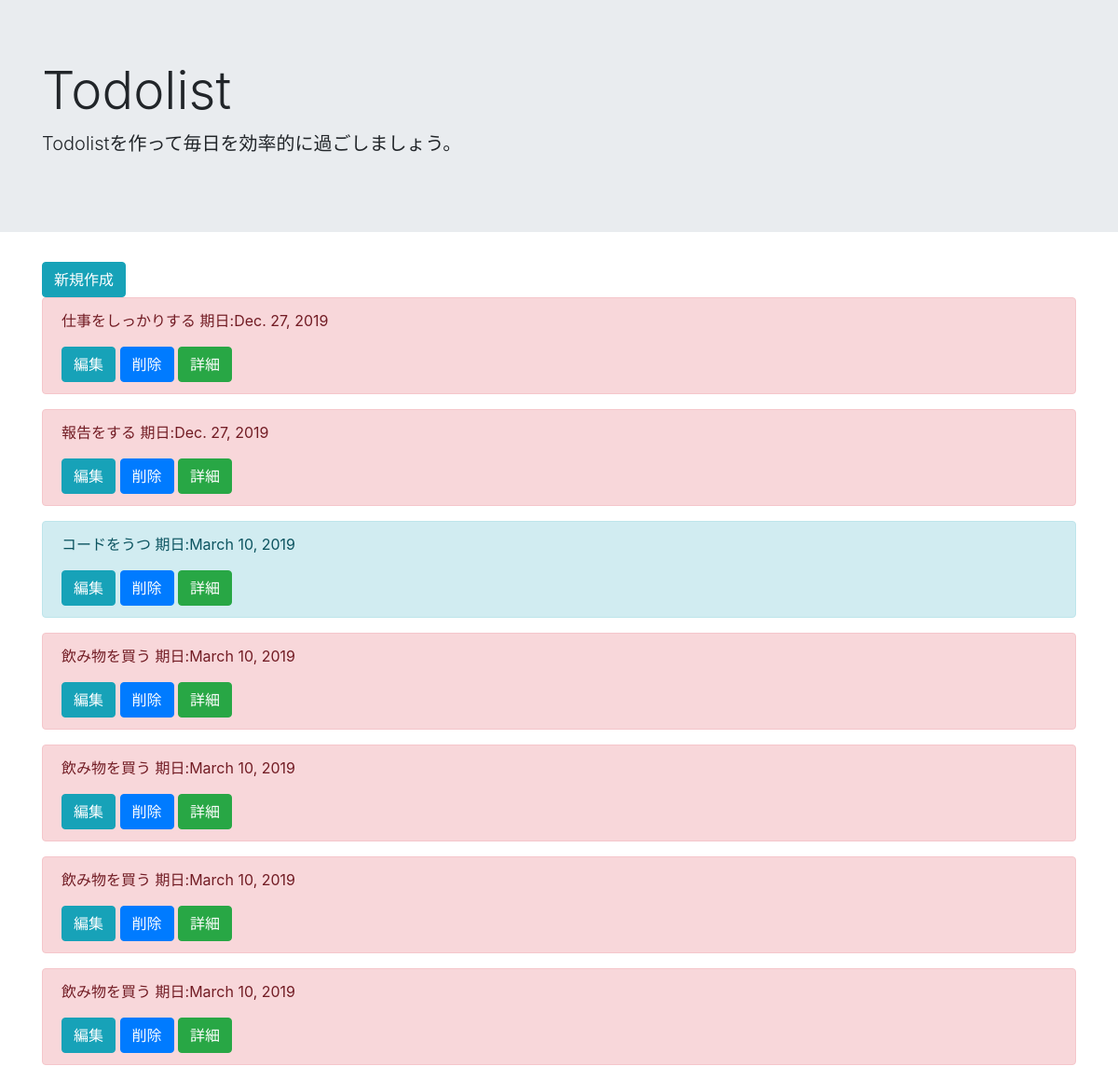
Page /list/ on the committed database.
### Todo/models.py (models this page shows, shortened)
class TodoModel(models.Model):
    title = models.CharField(max_length=100)
    memo = models.TextField()
    priority = models.CharField(
        max_length = 50,
        choices = PRIORITY
    )
    duedate = models.DateField()

### Todo/views.py (the view)
# urls.py: path('list/',TodoList.as_view(),name='list' ),
class TodoList(ListView):
    template_name = 'list.html'
    model = TodoModel

### templates/list.html
{% extends 'base.html' %}
{% block header %}
<div class="jumbotron jumbotron-fluid">
    <div class="container">
      <h1 class="display-4">Todolist</h1>
      <p class="lead">Todolistを作って毎日を効率的に過ごしましょう。</p>
    </div>
</div>
{% endblock %}
{% block content %}
<div class='container'>
        <a href="{% url 'create' %}" class="btn btn-info " tabindex="-1" role="button"
        aria-disabled="true">新規作成</a>
    {% for item in object_list %}
    <div class="alert alert-{{ item.priority }}" role="alert">
        <p>{{ item.title }} 期日:{{ item.duedate }}</p>
        <a href="{% url 'update' item.pk %}" class="btn btn-info " tabindex="-1" role="button"
        aria-disabled="true">編集</a>
        <a href="{% url 'delete' item.pk %}" class="btn btn-primary " tabindex="-1" role="button"
        aria-disabled="true">削除</a>
        <a href="{% url 'detail' item.pk %}" class="btn btn-success " tabindex="-1" role="button"
        aria-disabled="true">詳細</a>
    </div>
    {% endfor %}
</div>
{% endblock content %}

### templates/base.html (shortened to what this page needs)
<!doctype html>
<html lang="en">
  <head>
    <link rel="stylesheet" href="https://stackpath.bootstrapcdn.com/bootstrap/4.4.1/css/bootstrap.min.css">
  </head>
  <body>
    {% block header %}
    {% endblock header %}
    {% block content %}
    {% endblock content %}
  </body>
</html>

### rows in the picture
TodoModel: title "仕事をしっかりする", duedate "Dec. 27, 2019"
TodoModel: title "報告をする", duedate "Dec. 27, 2019"
TodoModel: title "コードをうつ", duedate "March 10, 2019"
TodoModel: title "飲み物を買う", duedate "March 10, 2019"
TodoModel: title "飲み物を買う", duedate "March 10, 2019"
TodoModel: title "飲み物を買う", duedate "March 10, 2019"
TodoModel: title "飲み物を買う", duedate "March 10, 2019"
